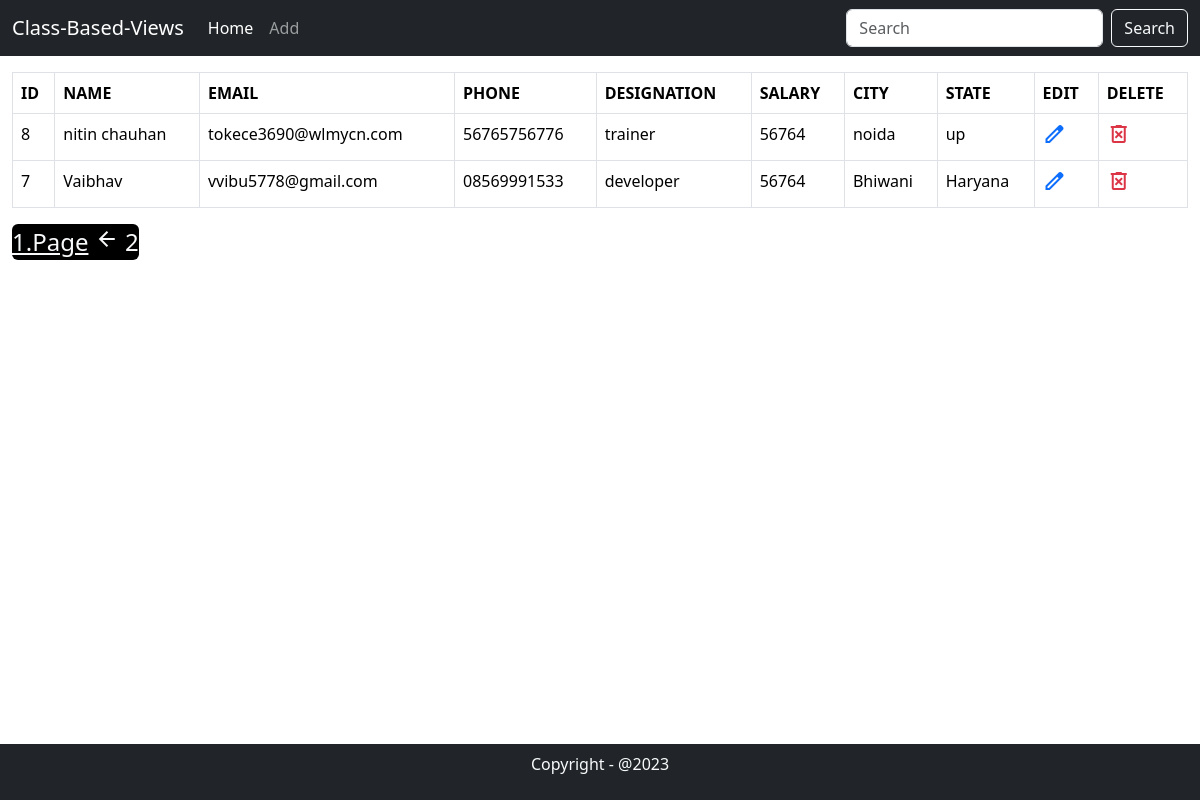
Screenshot of /?page=2 with the database file from the repository.
### mainApp/models.py (models this page shows)
class Employee(models.Model):
    id = models.AutoField(primary_key=True)
    name = models.CharField(max_length=30)
    email = models.CharField(max_length=30)
    phone = models.CharField(max_length=11,default="")
    dsg = models.CharField(max_length=20)
    salary = models.CharField(max_length=20)
    city = models.CharField(max_length=20,default="",null=True,blank=True)
    state = models.CharField(max_length=20,default="",null=True,blank=True)

### mainApp/views.py (the view)
# urls.py: path("",views.DisplayClassView.as_view(),name="home"),
class DisplayClassView(View):
    def get(self,Request):
        data = Employee.objects.all().order_by("-id")
        paginator = Paginator(data,2)
        page_number = Request.GET.get("page")
        data_obj = paginator.get_page(page_number)
        return render(Request,"index.html",{'data':data_obj})

### mainApp/templates/index.html (shortened to what this page needs)
<!DOCTYPE html>
<html lang="en">
<head>
    <link href="https://cdn.jsdelivr.net/npm/bootstrap@5.3.1/dist/css/bootstrap.min.css" rel="stylesheet"
>
</head>
<body>
    <nav class="navbar navbar-expand-lg navbar-dark bg-dark text-light">
        <div class="container-fluid">
            <a class="navbar-brand" href="/">Class-Based-Views</a>
            <div class="collapse navbar-collapse" id="navbarSupportedContent">
                <ul class="navbar-nav me-auto mb-2 mb-lg-0">
                    <li class="nav-item">
                        <a class="nav-link active" aria-current="page" href="/">Home</a>
                    </li>
                    <li class="nav-item">
                        <a class="nav-link" href="{% url 'add' %}">Add</a>
                    </li>
                </ul>
                <form class="d-flex" method="post" action="{% url 'search' %}">
                    <input class="form-control me-2" name="search" type="search" placeholder="Search"
                        aria-label="Search">
                    <button class="btn btn-outline-light" type="submit">Search</button>
                </form>
            </div>
        </div>
    </nav>
    {% block body %}
    <div class="container-fluid my-3">
        <div class="table-responsive">
            <table class="table table-bordered">
                <tr>
                    <th>ID</th>
                    <th>NAME</th>
                    <th>EMAIL</th>
                    <th>PHONE</th>
                    <th>DESIGNATION</th>
                    <th>SALARY</th>
                    <th>CITY</th>
                    <th>STATE</th>
                    <th>EDIT</th>
                    <th>DELETE</th>
                </tr>
                {% for i in data %}
                <tr>
                    <td>{{i.id}}</td>
                    <td>{{i.name}}</td>
                    <td>{{i.email}}</td>
                    <td>{{i.phone}}</td>
                    <td>{{i.dsg}}</td>
                    <td>{{i.salary}}</td>
                    <td>{{i.city}}</td>
                    <td>{{i.state}}</td>
                    <td><a href="{% url 'update' i.id %}"><span class="material-symbols-outlined">edit</span></a></td>
                    <td><a href="{% url 'delete' i.id %}"><span
                                class="material-symbols-outlined text-danger">delete_forever</span></a></td>
                </tr>
                {% endfor %}
            </table>
        </div>
        <div class="pagination">
            <span class="step-links">
                <div class="product__pagination bg-black text-light rounded fs-4">
                    {% if data.has_previous %}
                    <a href="?page=1" class="text-light">1.Page</a>
                    <a href="?page={{ data.previous_page_number }}"><span class="material-symbols-outlined text-light">
                        </span></a>
                    {% endif %}
                    <a>{{ data.number }}</a>
                </div>
            </span>
        </div>
    </div>
    {% endblock %}
    <footer class="text-center fixed-bottom p-2 text-light bg-dark">
        <p>Copyright - @2023</p>
    </footer>
</body>
</html>

### rows the page displays
Employee: id "8", name "nitin chauhan", email "tokece3690@wlmycn.com", phone "56765756776", dsg "trainer", salary "56764", city "noida", state "up"
Employee: id "7", name "Vaibhav", email "vvibu5778@gmail.com", phone "08569991533", dsg "developer", salary "56764", city "Bhiwani", state "Haryana"

### other values shown
{{ data.number }} "2"
